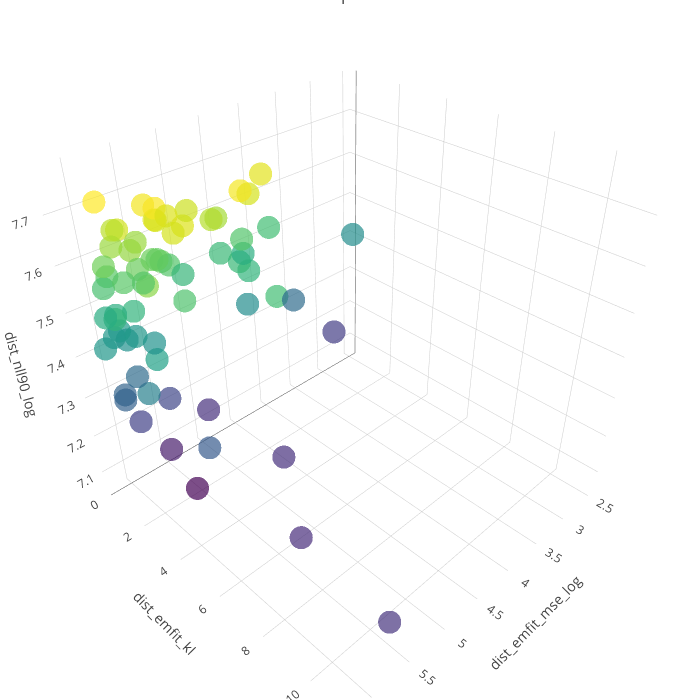

Source (notebook cell):
### Markdown cell above
## Plotly Scatter3d

### Code cell
params = ['M', 'ratio_conj', 'sigmax']
result_to_color = np.array(df_best_fits['dist_nll'])
result_to_color = np.log(result_to_color)

params = ['dist_emfit_mse_log', 'dist_emfit_kl', 'dist_nll90_log']
result_to_color = np.array(df_best_fits['dist_nll90_log'])


text = ['> %s' % (x) for x in result_to_color]

trace1 = go.Scatter3d(
        x = df_best_fits[params[0]],
        y = df_best_fits[params[1]],
        z = df_best_fits[params[2]],
        text = text,
        mode = 'markers',
        marker = go.Marker(
            color = result_to_color,
            size = 8,
            colorscale='Viridis',
            opacity=0.7
        )
    )
data = [trace1]
layout = go.Layout(
    title='Landscape for NLL',
    autosize=False,
    width=700,
    height=700,
    margin=dict(
        l=0,
        r=0,
        b=0,
        t=0),
    scene=go.Scene(
        xaxis=go.XAxis(
            title=params[0],
        ),
        yaxis=go.YAxis(
            title=params[1],
        ),
        zaxis=go.ZAxis(
            title=params[2],
        )
    )
)
fig = go.Figure(data=data, layout=layout)
py.iplot(fig)
